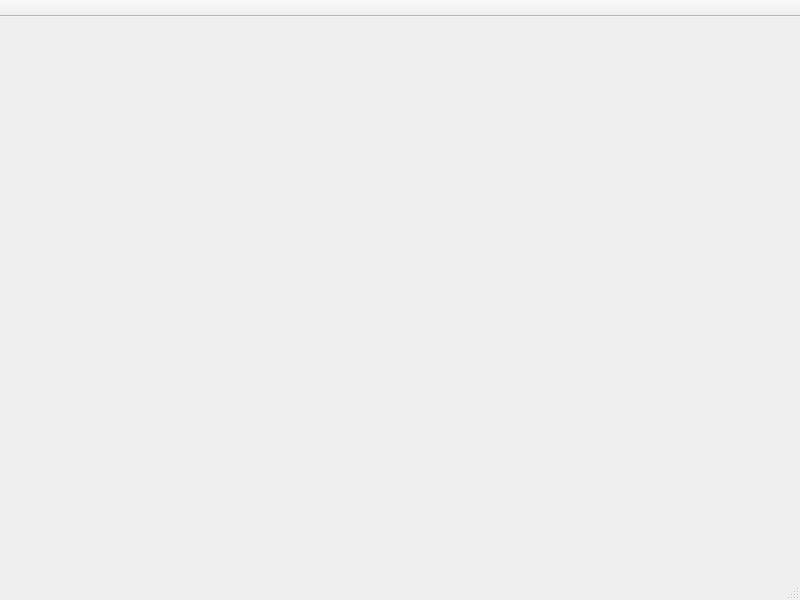
<?xml version="1.0" encoding="UTF-8"?>
<ui version="4.0">
 <class>PreviewMainWindow</class>
 <widget class="QMainWindow" name="PreviewMainWindow">
  <property name="geometry">
   <rect>
    <x>0</x>
    <y>0</y>
    <width>800</width>
    <height>600</height>
   </rect>
  </property>
  <property name="contextMenuPolicy">
   <enum>Qt::NoContextMenu</enum>
  </property>
  <widget class="QWidget" name="centralwidget"/>
  <widget class="QStatusBar" name="statusbar">
   <property name="contextMenuPolicy">
    <enum>Qt::NoContextMenu</enum>
   </property>
  </widget>
  <widget class="QToolBar" name="toolBar">
   <property name="contextMenuPolicy">
    <enum>Qt::NoContextMenu</enum>
   </property>
   <property name="movable">
    <bool>false</bool>
   </property>
   <attribute name="toolBarArea">
    <enum>TopToolBarArea</enum>
   </attribute>
   <attribute name="toolBarBreak">
    <bool>false</bool>
   </attribute>
  </widget>
  <action name="actionSelectSizeMode"/>
  <action name="actionSetSizeModeOff">
   <property name="text">
    <string>Manual zoom</string>
   </property>
   <property name="toolTip">
    <string>Manual zoom</string>
   </property>
  </action>
  <action name="actionSetSizeModeVerticalFit">
   <property name="text">
    <string>Vertical fit</string>
   </property>
   <property name="toolTip">
    <string>Vertical fit</string>
   </property>
  </action>
  <action name="actionSetSizeModeHorizontalFit">
   <property name="text">
    <string>Horizontal fit</string>
   </property>
   <property name="toolTip">
    <string>Horizontal fit</string>
   </property>
  </action>
  <action name="actionSetSizeModeBestFit">
   <property name="text">
    <string>Best fit</string>
   </property>
   <property name="toolTip">
    <string>Best fit</string>
   </property>
  </action>
  <action name="actionSetSizeModeOriginalFit">
   <property name="text">
    <string>Original fit</string>
   </property>
   <property name="toolTip">
    <string>Original fit</string>
   </property>
  </action>
   <action name="actionSelectMSAA"/>
   <action name="actionSetMSAAx0">
     <property name="text">
       <string>MSAA Off</string>
     </property>
     <property name="toolTip">
       <string>MSAA Off</string>
     </property>
   </action>
  <action name="actionSetMSAAx2">
   <property name="text">
    <string>MSAA x2</string>
   </property>
   <property name="toolTip">
    <string>MSAA x2</string>
   </property>
  </action>
  <action name="actionSetMSAAx4">
   <property name="text">
    <string>MSAA x4</string>
   </property>
   <property name="toolTip">
    <string>MSAA x4</string>
   </property>
  </action>
  <action name="actionSetMSAAx8">
   <property name="text">
    <string>MSAA x8</string>
   </property>
   <property name="toolTip">
    <string>MSAA x8</string>
   </property>
  </action>
  <action name="actionPreviewMode"/>
   <action name="actionModePreview">
    <property name="text">
     <string>Preview</string>
    </property>
    <property name="toolTip">
     <string>Preview</string>
     </property>
  </action>
  <action name="actionModeRoam">
    <property name="text">
     <string>Roam</string>
    </property>
    <property name="toolTip">
     <string>Roam</string>
    </property>
 </action>
 </widget>
 <resources/>
 <connections/>
</ui>
